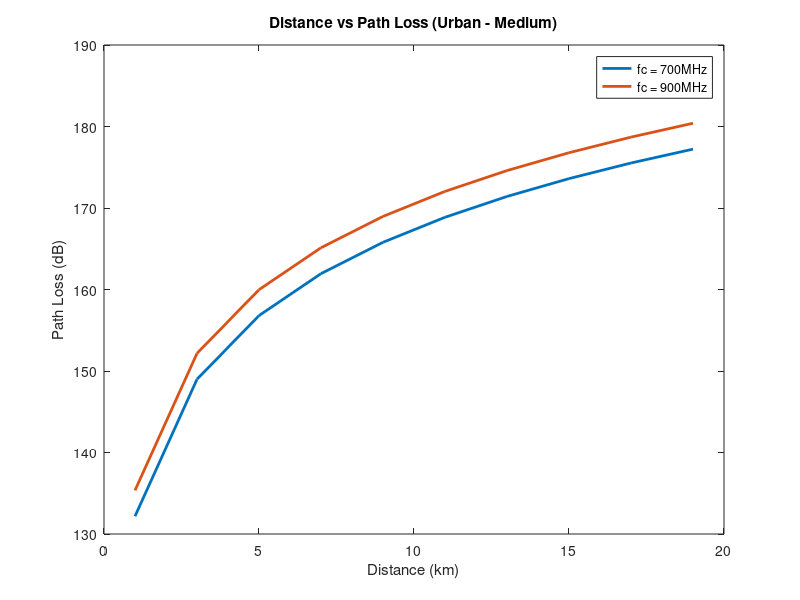
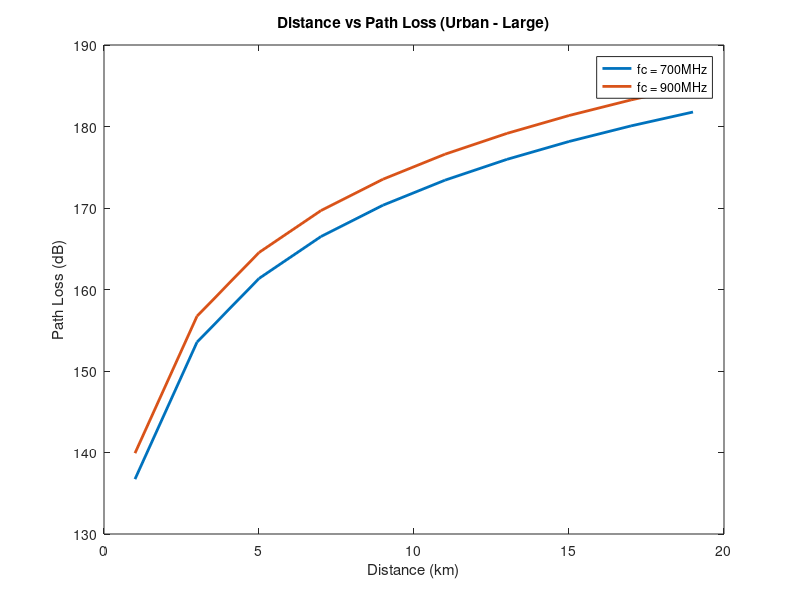
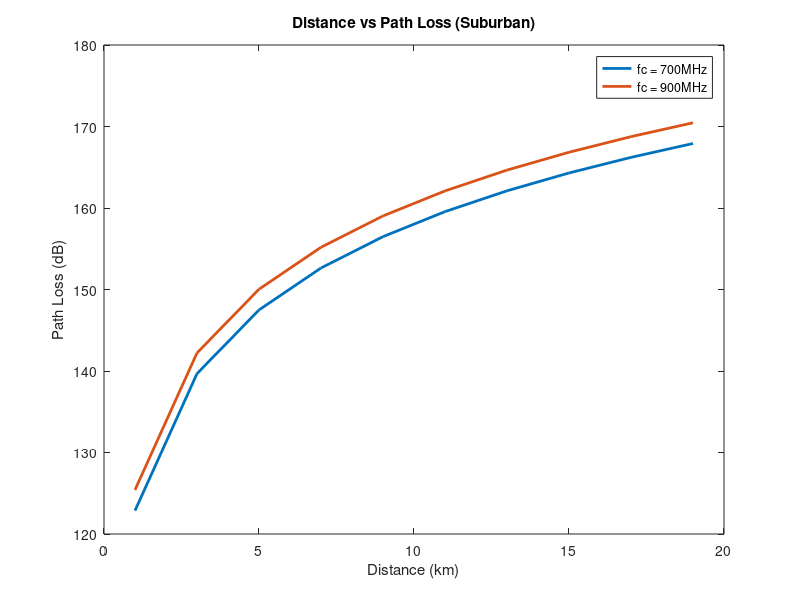
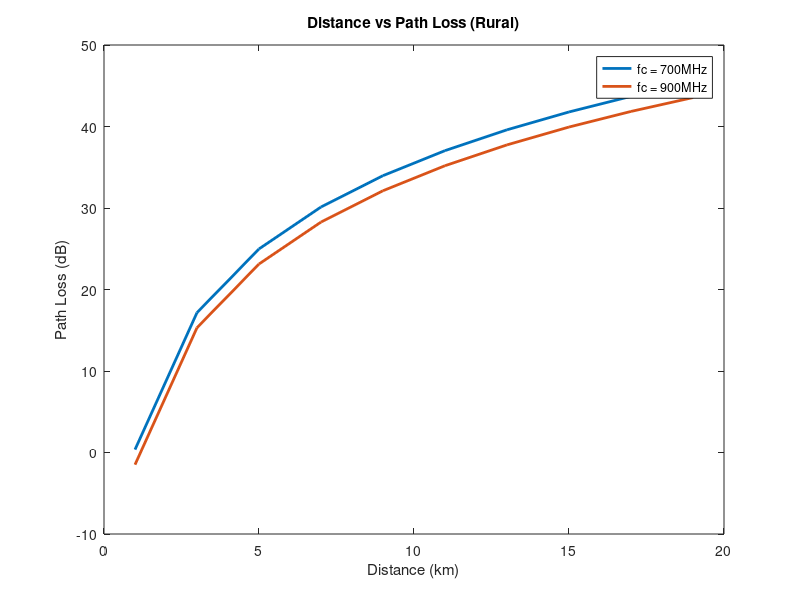

The MATLAB source for these figures, in order:
clc
clear all
close all

f1 = 700; f2 = 900;
hte = 30; hre = 1.5;
d = 1:2:20;

alpha_medium1 = (1.1 * log10(f1) - 0.7) * hre - (1.56 * log10(f1) - 0.8);
alpha_medium2 = (1.1 * log10(f2) - 0.7) * hre - (1.56 * log10(f2) - 0.8);

alpha_large = 3.2 * (log10(1.54 * hre).^2) - 4.97;

A1 = 69.55 + 29.19 * log10(f1) - 13.82 * log10(hte) - alpha_medium1;
A2 = 69.55 + 29.19 * log10(f2) - 13.82 * log10(hte) - alpha_medium2;
A3 = 69.55 + 29.19 * log10(f1) - 13.82 * log10(hte) - alpha_large;
A4 = 69.55 + 29.19 * log10(f2) - 13.82 * log10(hte) - alpha_large;

B = 44.9 - 6.55 * log10(hte);

L50uf1_m = A1 + B * log10 (d);
L50uf2_m = A2 + B * log10 (d); % Urban - Medium

L50uf1_l = A3 + B * log10 (d);
L50uf2_l = A4 + B * log10 (d); % Urban - Large

L50sf1_m = L50uf1_m - (2 * (log10(f1/28).^2) + 5.4);
L50sf2_m = L50uf2_m - (2 * (log10(f2/28).^2) + 5.4); % Suburban

L50rf1_m = L50uf1_m - (4.78 * (log10(f1).^2) + (18.33 * log10 (f1)) + 40.98);
L50rf2_m = L50uf2_m - (4.78 * (log10(f2).^2) + (18.33 * log10 (f2)) + 40.98);

figure (1);
plot (d, L50uf1_m, 'LineWidth', 2); 
hold on;
plot (d, L50uf2_m, 'LineWidth', 2); 
title ('Distance vs Path Loss (Urban - Medium)'); xlabel ('Distance (km)'); ylabel ('Path Loss (dB)');
hold off; legend ('fc = 700MHz', 'fc = 900MHz');

figure (2);
plot (d, L50uf1_l, 'LineWidth', 2); 
hold on;
plot (d, L50uf2_l, 'LineWidth', 2); 
title ('Distance vs Path Loss (Urban - Large)'); xlabel ('Distance (km)'); ylabel ('Path Loss (dB)');
hold off; legend ('fc = 700MHz', 'fc = 900MHz');

figure (3);
plot (d, L50sf1_m, 'LineWidth', 2); 
hold on;
plot (d, L50sf2_m, 'LineWidth', 2); 
title ('Distance vs Path Loss (Suburban)'); xlabel ('Distance (km)'); ylabel ('Path Loss (dB)');
hold off; legend ('fc = 700MHz', 'fc = 900MHz');

figure (4);
plot (d, L50rf1_m, 'LineWidth', 2); 
hold on;
plot (d, L50rf2_m, 'LineWidth', 2); 
title ('Distance vs Path Loss (Rural)'); xlabel ('Distance (km)'); ylabel ('Path Loss (dB)');
hold off; legend ('fc = 700MHz', 'fc = 900MHz');

